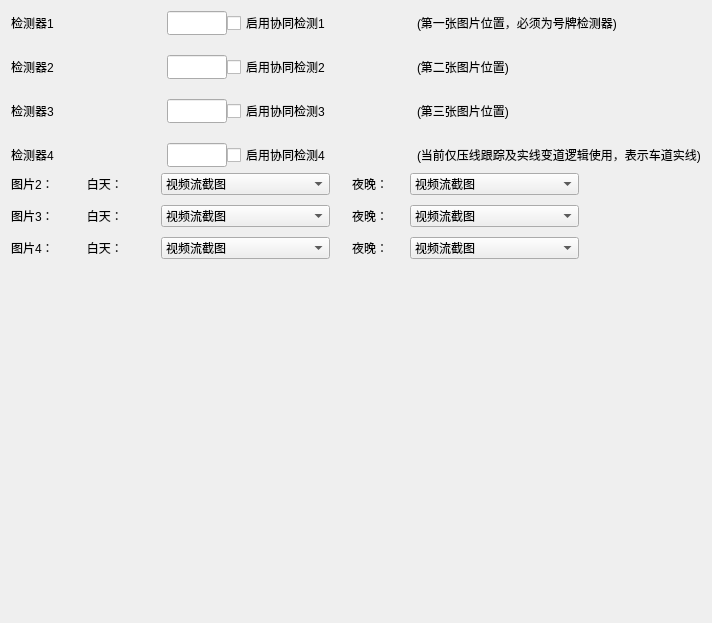
     <widget class="QWidget" name="page">
      <layout class="QVBoxLayout" name="verticalLayout_2">
       <item>
        <layout class="QGridLayout" name="gridLayout">
         <property name="verticalSpacing">
          <number>20</number>
         </property>
         <item row="0" column="0">
          <widget class="QLabel" name="label">
           <property name="minimumSize">
            <size>
             <width>150</width>
             <height>0</height>
            </size>
           </property>
           <property name="text">
            <string>检测器1</string>
           </property>
          </widget>
         </item>
         <item row="3" column="0">
          <widget class="QLabel" name="label_2">
           <property name="text">
            <string>检测器4</string>
           </property>
          </widget>
         </item>
         <item row="0" column="3">
          <widget class="QLabel" name="label_5">
           <property name="text">
            <string>(第一张图片位置，必须为号牌检测器)</string>
           </property>
          </widget>
         </item>
         <item row="2" column="0">
          <widget class="QLabel" name="label_3">
           <property name="text">
            <string>检测器3</string>
           </property>
          </widget>
         </item>
         <item row="1" column="0">
          <widget class="QLabel" name="label_4">
           <property name="text">
            <string>检测器2</string>
           </property>
          </widget>
         </item>
         <item row="3" column="1">
          <layout class="QHBoxLayout" name="horizontalLayout_3">
           <item>
            <widget class="QLineEdit" name="ledt_4">
             <property name="minimumSize">
              <size>
               <width>60</width>
               <height>0</height>
              </size>
             </property>
             <property name="maximumSize">
              <size>
               <width>60</width>
               <height>25</height>
              </size>
             </property>
            </widget>
           </item>
           <item>
            <widget class="QCheckBox" name="chk_test4">
             <property name="text">
              <string>启用协同检测4</string>
             </property>
            </widget>
           </item>
           <item>
            <spacer name="horizontalSpacer_3">
             <property name="orientation">
              <enum>Qt::Horizontal</enum>
             </property>
             <property name="sizeHint" stdset="0">
              <size>
               <width>40</width>
               <height>20</height>
              </size>
             </property>
            </spacer>
           </item>
          </layout>
         </item>
         <item row="1" column="1">
          <layout class="QHBoxLayout" name="horizontalLayout_4">
           <item>
            <widget class="QLineEdit" name="ledt_2">
             <property name="minimumSize">
              <size>
               <width>60</width>
               <height>0</height>
              </size>
             </property>
             <property name="maximumSize">
              <size>
               <width>60</width>
               <height>25</height>
              </size>
             </property>
            </widget>
           </item>
           <item>
            <widget class="QCheckBox" name="chk_test2">
             <property name="text">
              <string>启用协同检测2</string>
             </property>
            </widget>
           </item>
           <item>
            <spacer name="horizontalSpacer_4">
             <property name="orientation">
              <enum>Qt::Horizontal</enum>
             </property>
             <property name="sizeHint" stdset="0">
              <size>
               <width>40</width>
               <height>20</height>
              </size>
             </property>
            </spacer>
           </item>
          </layout>
         </item>
         <item row="2" column="1">
          <layout class="QHBoxLayout" name="horizontalLayout_5">
           <item>
            <widget class="QLineEdit" name="ledt_3">
             <property name="minimumSize">
              <size>
               <width>60</width>
               <height>0</height>
              </size>
             </property>
             <property name="maximumSize">
              <size>
               <width>60</width>
               <height>25</height>
              </size>
             </property>
            </widget>
           </item>
           <item>
            <widget class="QCheckBox" name="chk_test3">
             <property name="text">
              <string>启用协同检测3</string>
             </property>
            </widget>
           </item>
           <item>
            <spacer name="horizontalSpacer_5">
             <property name="orientation">
              <enum>Qt::Horizontal</enum>
             </property>
             <property name="sizeHint" stdset="0">
              <size>
               <width>40</width>
               <height>20</height>
              </size>
             </property>
            </spacer>
           </item>
          </layout>
         </item>
         <item row="0" column="1">
          <layout class="QHBoxLayout" name="horizontalLayout_6">
           <item>
            <widget class="QLineEdit" name="ledt_1">
             <property name="minimumSize">
              <size>
               <width>60</width>
               <height>0</height>
              </size>
             </property>
             <property name="maximumSize">
              <size>
               <width>60</width>
               <height>25</height>
              </size>
             </property>
            </widget>
           </item>
           <item>
            <widget class="QCheckBox" name="chk_test1">
             <property name="text">
              <string>启用协同检测1</string>
             </property>
            </widget>
           </item>
           <item>
            <spacer name="horizontalSpacer_6">
             <property name="orientation">
              <enum>Qt::Horizontal</enum>
             </property>
             <property name="sizeHint" stdset="0">
              <size>
               <width>40</width>
               <height>20</height>
              </size>
             </property>
            </spacer>
           </item>
          </layout>
         </item>
         <item row="0" column="2">
          <spacer name="horizontalSpacer_7">
           <property name="orientation">
            <enum>Qt::Horizontal</enum>
           </property>
           <property name="sizeType">
            <enum>QSizePolicy::Fixed</enum>
           </property>
           <property name="sizeHint" stdset="0">
            <size>
             <width>40</width>
             <height>20</height>
            </size>
           </property>
          </spacer>
         </item>
         <item row="1" column="3">
          <widget class="QLabel" name="label_6">
           <property name="text">
            <string>(第二张图片位置)</string>
           </property>
          </widget>
         </item>
         <item row="2" column="3">
          <widget class="QLabel" name="label_7">
           <property name="text">
            <string>(第三张图片位置)</string>
           </property>
          </widget>
         </item>
         <item row="3" column="3">
          <widget class="QLabel" name="label_8">
           <property name="text">
            <string>(当前仅压线跟踪及实线变道逻辑使用，表示车道实线)</string>
           </property>
          </widget>
         </item>
        </layout>
       </item>
       <item>
        <widget class="QWidget" name="widget_10" native="true">
         <layout class="QVBoxLayout" name="verticalLayout_10">
          <property name="spacing">
           <number>0</number>
          </property>
          <property name="leftMargin">
           <number>0</number>
          </property>
          <property name="topMargin">
           <number>0</number>
          </property>
          <property name="rightMargin">
           <number>0</number>
          </property>
          <property name="bottomMargin">
           <number>0</number>
          </property>
          <item>
           <layout class="QGridLayout" name="gridLayout_7">
            <property name="verticalSpacing">
             <number>10</number>
            </property>
            <item row="0" column="2">
             <widget class="QLabel" name="label_77">
              <property name="minimumSize">
               <size>
                <width>80</width>
                <height>0</height>
               </size>
              </property>
              <property name="text">
               <string>夜晚：</string>
              </property>
              <property name="alignment">
               <set>Qt::AlignCenter</set>
              </property>
             </widget>
            </item>
            <item row="1" column="2">
             <widget class="QLabel" name="label_78">
              <property name="text">
               <string>夜晚：</string>
              </property>
              <property name="alignment">
               <set>Qt::AlignCenter</set>
              </property>
             </widget>
            </item>
            <item row="2" column="0">
             <widget class="QLabel" name="label_74">
              <property name="text">
               <string>图片4：          白天：</string>
              </property>
             </widget>
            </item>
            <item row="0" column="4">
             <spacer name="horizontalSpacer_21">
              <property name="orientation">
               <enum>Qt::Horizontal</enum>
              </property>
              <property name="sizeHint" stdset="0">
               <size>
                <width>40</width>
                <height>20</height>
               </size>
              </property>
             </spacer>
            </item>
            <item row="0" column="0">
             <widget class="QLabel" name="label_76">
              <property name="minimumSize">
               <size>
                <width>150</width>
                <height>0</height>
               </size>
              </property>
              <property name="text">
               <string>图片2：          白天：</string>
              </property>
             </widget>
            </item>
            <item row="0" column="1">
             <widget class="QComboBox" name="cmb_day2">
              <property name="minimumSize">
               <size>
                <width>120</width>
                <height>22</height>
               </size>
              </property>
              <property name="currentIndex">
               <number>0</number>
              </property>
              <item>
               <property name="text">
                <string>视频流截图</string>
               </property>
              </item>
              <item>
               <property name="text">
                <string>闪光灯</string>
               </property>
              </item>
              <item>
               <property name="text">
                <string>LED增亮补光</string>
               </property>
              </item>
              <item>
               <property name="text">
                <string>红外闪光灯</string>
               </property>
              </item>
              <item>
               <property name="text">
                <string>红外LED灯</string>
               </property>
              </item>
              <item>
               <property name="text">
                <string>闪光灯+LED增亮补光</string>
               </property>
              </item>
              <item>
               <property name="text">
                <string>闪光灯+红外LED增亮</string>
               </property>
              </item>
              <item>
               <property name="text">
                <string>红外闪光灯+红外LED增亮</string>
               </property>
              </item>
              <item>
               <property name="text">
                <string>红外闪光灯+LED增亮补光</string>
               </property>
              </item>
             </widget>
            </item>
            <item row="1" column="0">
             <widget class="QLabel" name="label_75">
              <property name="text">
               <string>图片3：          白天：</string>
              </property>
             </widget>
            </item>
            <item row="2" column="2">
             <widget class="QLabel" name="label_79">
              <property name="text">
               <string>夜晚：</string>
              </property>
              <property name="alignment">
               <set>Qt::AlignCenter</set>
              </property>
             </widget>
            </item>
            <item row="0" column="3">
             <widget class="QComboBox" name="cmb_night2">
              <property name="minimumSize">
               <size>
                <width>120</width>
                <height>22</height>
               </size>
              </property>
              <property name="currentIndex">
               <number>0</number>
              </property>
              <item>
               <property name="text">
                <string>视频流截图</string>
               </property>
              </item>
              <item>
               <property name="text">
                <string>闪光灯</string>
               </property>
              </item>
              <item>
               <property name="text">
                <string>LED增亮补光</string>
               </property>
              </item>
              <item>
               <property name="text">
                <string>红外闪光灯</string>
               </property>
              </item>
              <item>
               <property name="text">
                <string>红外LED灯</string>
               </property>
              </item>
              <item>
               <property name="text">
                <string>闪光灯+LED增亮补光</string>
               </property>
              </item>
              <item>
               <property name="text">
                <string>闪光灯+红外LED增亮</string>
               </property>
              </item>
              <item>
               <property name="text">
                <string>红外闪光灯+红外LED增亮</string>
               </property>
              </item>
              <item>
               <property name="text">
                <string>红外闪光灯+LED增亮补光</string>
               </property>
              </item>
             </widget>
            </item>
            <item row="1" column="1">
             <widget class="QComboBox" name="cmb_day3">
              <property name="minimumSize">
               <size>
                <width>120</width>
                <height>22</height>
               </size>
              </property>
              <property name="currentIndex">
               <number>0</number>
              </property>
              <item>
               <property name="text">
                <string>视频流截图</string>
               </property>
              </item>
              <item>
               <property name="text">
                <string>闪光灯</string>
               </property>
              </item>
              <item>
               <property name="text">
                <string>LED增亮补光</string>
               </property>
              </item>
              <item>
               <property name="text">
                <string>红外闪光灯</string>
               </property>
              </item>
              <item>
               <property name="text">
                <string>红外LED灯</string>
               </property>
              </item>
              <item>
               <property name="text">
                <string>闪光灯+LED增亮补光</string>
               </property>
              </item>
              <item>
               <property name="text">
                <string>闪光灯+红外LED增亮</string>
               </property>
              </item>
              <item>
               <property name="text">
                <string>红外闪光灯+红外LED增亮</string>
               </property>
              </item>
              <item>
               <property name="text">
                <string>红外闪光灯+LED增亮补光</string>
               </property>
              </item>
             </widget>
            </item>
            <item row="2" column="1">
             <widget class="QComboBox" name="cmb_day4">
              <property name="minimumSize">
               <size>
                <width>120</width>
                <height>22</height>
               </size>
              </property>
              <property name="currentIndex">
               <number>0</number>
              </property>
              <item>
               <property name="text">
                <string>视频流截图</string>
               </property>
              </item>
              <item>
               <property name="text">
                <string>闪光灯</string>
               </property>
              </item>
              <item>
               <property name="text">
                <string>LED增亮补光</string>
               </property>
              </item>
              <item>
               <property name="text">
                <string>红外闪光灯</string>
               </property>
              </item>
              <item>
               <property name="text">
                <string>红外LED灯</string>
               </property>
              </item>
              <item>
               <property name="text">
                <string>闪光灯+LED增亮补光</string>
               </property>
              </item>
              <item>
               <property name="text">
                <string>闪光灯+红外LED增亮</string>
               </property>
              </item>
              <item>
               <property name="text">
                <string>红外闪光灯+红外LED增亮</string>
               </property>
              </item>
              <item>
               <property name="text">
                <string>红外闪光灯+LED增亮补光</string>
               </property>
              </item>
             </widget>
            </item>
            <item row="1" column="3">
             <widget class="QComboBox" name="cmb_night3">
              <property name="minimumSize">
               <size>
                <width>120</width>
                <height>22</height>
               </size>
              </property>
              <property name="currentIndex">
               <number>0</number>
              </property>
              <item>
               <property name="text">
                <string>视频流截图</string>
               </property>
              </item>
              <item>
               <property name="text">
                <string>闪光灯</string>
               </property>
              </item>
              <item>
               <property name="text">
                <string>LED增亮补光</string>
               </property>
              </item>
              <item>
               <property name="text">
                <string>红外闪光灯</string>
               </property>
              </item>
              <item>
               <property name="text">
                <string>红外LED灯</string>
               </property>
              </item>
              <item>
               <property name="text">
                <string>闪光灯+LED增亮补光</string>
               </property>
              </item>
              <item>
               <property name="text">
                <string>闪光灯+红外LED增亮</string>
               </property>
              </item>
              <item>
               <property name="text">
                <string>红外闪光灯+红外LED增亮</string>
               </property>
              </item>
              <item>
               <property name="text">
                <string>红外闪光灯+LED增亮补光</string>
               </property>
              </item>
             </widget>
            </item>
            <item row="2" column="3">
             <widget class="QComboBox" name="cmb_night4">
              <property name="minimumSize">
               <size>
                <width>120</width>
                <height>22</height>
               </size>
              </property>
              <property name="currentIndex">
               <number>0</number>
              </property>
              <item>
               <property name="text">
                <string>视频流截图</string>
               </property>
              </item>
              <item>
               <property name="text">
                <string>闪光灯</string>
               </property>
              </item>
              <item>
               <property name="text">
                <string>LED增亮补光</string>
               </property>
              </item>
              <item>
               <property name="text">
                <string>红外闪光灯</string>
               </property>
              </item>
              <item>
               <property name="text">
                <string>红外LED灯</string>
               </property>
              </item>
              <item>
               <property name="text">
                <string>闪光灯+LED增亮补光</string>
               </property>
              </item>
              <item>
               <property name="text">
                <string>闪光灯+红外LED增亮</string>
               </property>
              </item>
              <item>
               <property name="text">
                <string>红外闪光灯+红外LED增亮</string>
               </property>
              </item>
              <item>
               <property name="text">
                <string>红外闪光灯+LED增亮补光</string>
               </property>
              </item>
             </widget>
            </item>
           </layout>
          </item>
         </layout>
        </widget>
       </item>
       <item>
        <spacer name="verticalSpacer">
         <property name="orientation">
          <enum>Qt::Vertical</enum>
         </property>
         <property name="sizeHint" stdset="0">
          <size>
           <width>20</width>
           <height>353</height>
          </size>
         </property>
        </spacer>
       </item>
      </layout>
     </widget>
